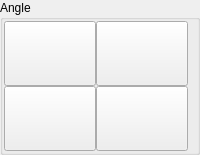
                <widget class="QGroupBox" name="groupBox_21">
                 <property name="title">
                  <string>Angle</string>
                 </property>
                 <layout class="QGridLayout" name="gridLayout_6" rowminimumheight="65,65" columnminimumwidth="65,65">
                  <property name="leftMargin">
                   <number>1</number>
                  </property>
                  <property name="topMargin">
                   <number>1</number>
                  </property>
                  <property name="rightMargin">
                   <number>9</number>
                  </property>
                  <property name="bottomMargin">
                   <number>1</number>
                  </property>
                  <property name="spacing">
                   <number>0</number>
                  </property>
                  <item row="0" column="1">
                   <widget class="QPushButton" name="probe_p_angle_x_plus_flip">
                    <property name="sizePolicy">
                     <sizepolicy hsizetype="Preferred" vsizetype="Preferred">
                      <horstretch>0</horstretch>
                      <verstretch>0</verstretch>
                     </sizepolicy>
                    </property>
                    <property name="text">
                     <string/>
                    </property>
                    <property name="function" stdset="0">
                     <string>mdi</string>
                    </property>
                    <property name="command" stdset="0">
                     <string>o&lt;p_angle_x_plus_flip&gt; call</string>
                    </property>
                   </widget>
                  </item>
                  <item row="0" column="0">
                   <widget class="QPushButton" name="probe_p_angle_y_minus_flip">
                    <property name="sizePolicy">
                     <sizepolicy hsizetype="Preferred" vsizetype="Preferred">
                      <horstretch>0</horstretch>
                      <verstretch>0</verstretch>
                     </sizepolicy>
                    </property>
                    <property name="text">
                     <string/>
                    </property>
                    <property name="function" stdset="0">
                     <string>mdi</string>
                    </property>
                    <property name="command" stdset="0">
                     <string>o&lt;p_angle_y_minus_flip&gt; call</string>
                    </property>
                   </widget>
                  </item>
                  <item row="1" column="0">
                   <widget class="QPushButton" name="probe_p_angle_x_minus_flip">
                    <property name="sizePolicy">
                     <sizepolicy hsizetype="Preferred" vsizetype="Preferred">
                      <horstretch>0</horstretch>
                      <verstretch>0</verstretch>
                     </sizepolicy>
                    </property>
                    <property name="text">
                     <string/>
                    </property>
                    <property name="function" stdset="0">
                     <string>mdi</string>
                    </property>
                    <property name="command" stdset="0">
                     <string>o&lt;p_angle_x_minus_flip&gt;  call</string>
                    </property>
                   </widget>
                  </item>
                  <item row="1" column="1">
                   <widget class="QPushButton" name="probe_p_angle_y_plus_flip">
                    <property name="sizePolicy">
                     <sizepolicy hsizetype="Preferred" vsizetype="Preferred">
                      <horstretch>0</horstretch>
                      <verstretch>0</verstretch>
                     </sizepolicy>
                    </property>
                    <property name="text">
                     <string/>
                    </property>
                    <property name="function" stdset="0">
                     <string>mdi</string>
                    </property>
                    <property name="command" stdset="0">
                     <string>o&lt;p_angle_y_plus_flip&gt;  call</string>
                    </property>
                   </widget>
                  </item>
                 </layout>
                </widget>
